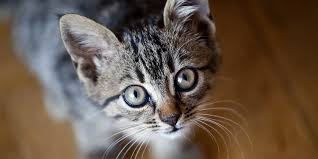
#> input picture Photos/cat.jpg, 318 x 159 px
$ python masking.py
#> lines starting #> are read from the running program, lines starting #| are printed output that depends on the picture; after the words box and inside, x2 and y2 are one past the last pixel; in counts of white or black regions, pixels touching at a corner belong together
import cv2 as cv
import numpy as np

img = cv.imread('Photos/cat.jpg')
#> img is the input picture: shape (159, 318, 3); mean B, G, R 75.4, 88.7, 105
cv.imshow('Cat', img)

blank = np.zeros(img.shape[:2], dtype='uint8')
cv.imshow('Blank', blank)

mask = cv.circle(blank, (img.shape[1]//2, img.shape[0]//2), 100, 255, -1)
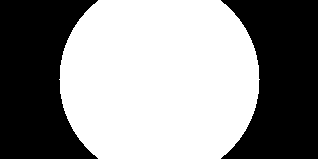
#> blank: shape (159, 318); 55.4% white; 2 black regions, box (x1, y1, x2, y2) and area: (0, 0, 98, 159) 11347, (221, 0, 318, 159) 11188
# cv.imshow('Mask', mask)

masked = cv.bitwise_and(img, img, mask=mask)
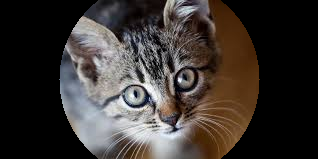
#> masked: shape (159, 318, 3); mean B, G, R 49.7, 53.3, 59.4
cv.imshow('Masked', masked)


cv.waitKey(0)

$ run again, with Photos/man.jpg copied over Photos/cat.jpg
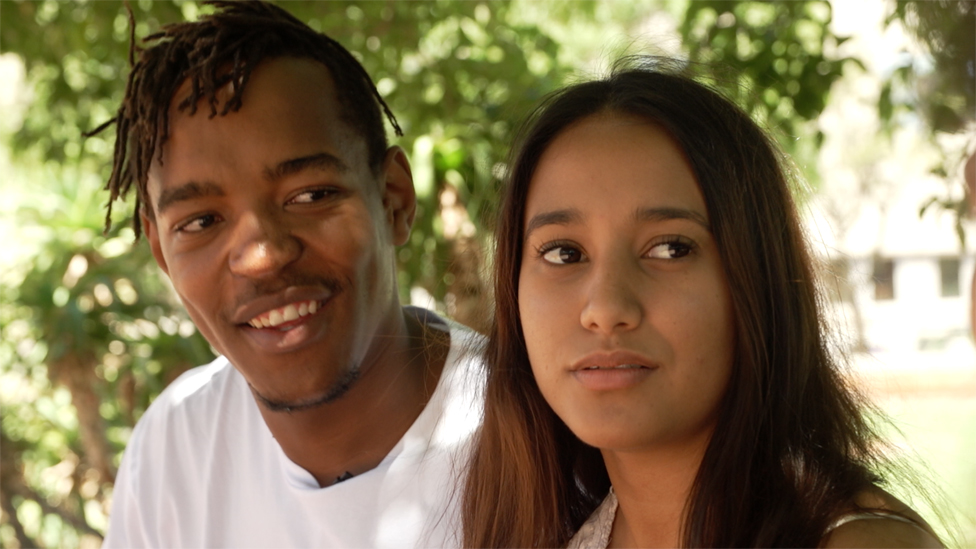
#> input picture Photos/man.jpg, 976 x 549 px
#> img is the input picture: shape (549, 976, 3); mean B, G, R 86.8, 118.4, 134.5
#> `mask = cv.circle(blank, (img.shape[1]//2, img.shape[0]//2), 100, 255, ..`:
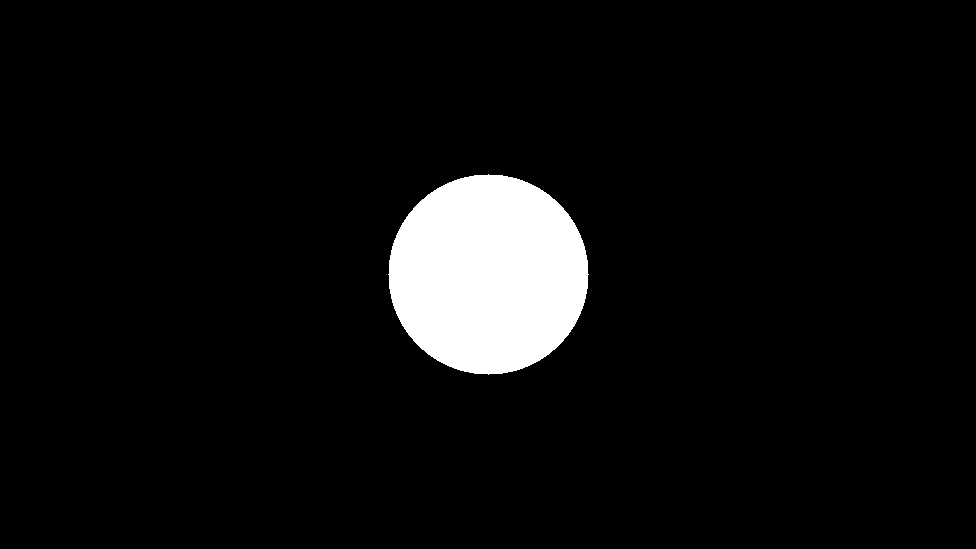
#> blank: shape (549, 976); 5.9% white; 1 white region, box (x1, y1, x2, y2) and area: (388, 174, 589, 375) 31417
#> `masked = cv.bitwise_and(img, img, mask=mask)`:
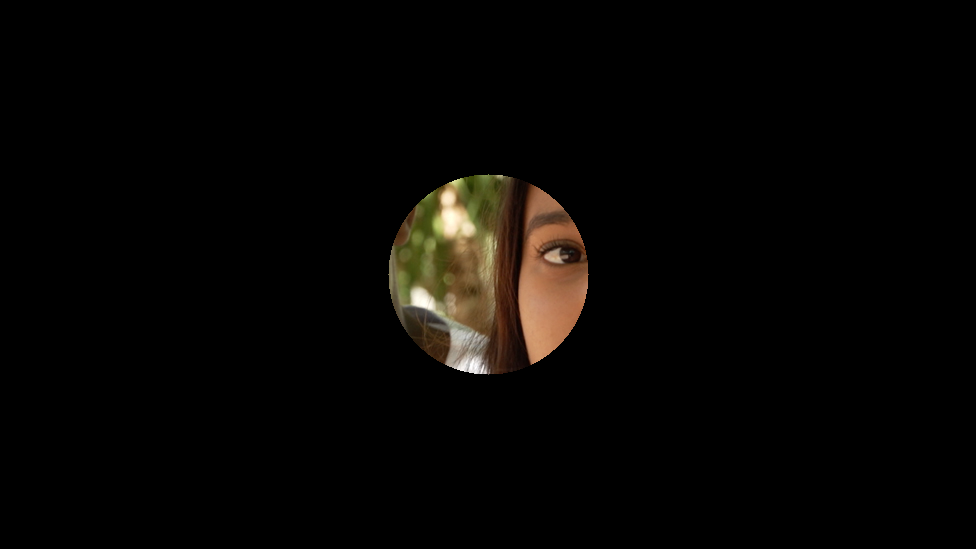
#> masked: shape (549, 976, 3); mean B, G, R 3.6, 5.6, 7

$ run again, with Photos/people.jpg copied over Photos/cat.jpg
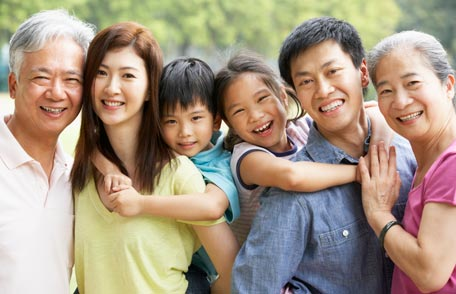
#> input picture Photos/people.jpg, 456 x 294 px
#> img is the input picture: shape (294, 456, 3); mean B, G, R 130.7, 149.3, 165.8
#> `mask = cv.circle(blank, (img.shape[1]//2, img.shape[0]//2), 100, 255, ..`:
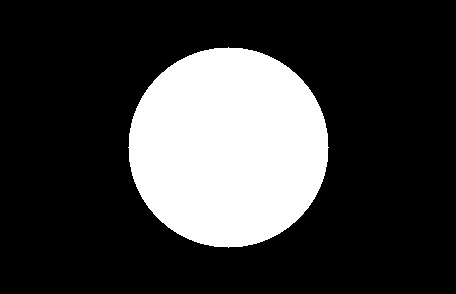
#> blank: shape (294, 456); 23.4% white; 1 white region, box (x1, y1, x2, y2) and area: (128, 47, 329, 248) 31417
#> `masked = cv.bitwise_and(img, img, mask=mask)`:
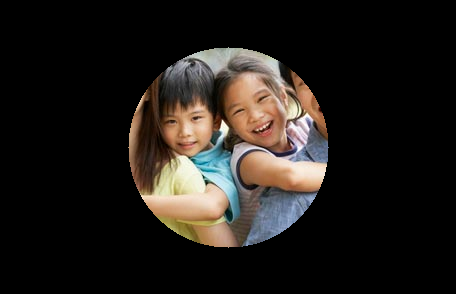
#> masked: shape (294, 456, 3); mean B, G, R 25.3, 29.1, 33.4
